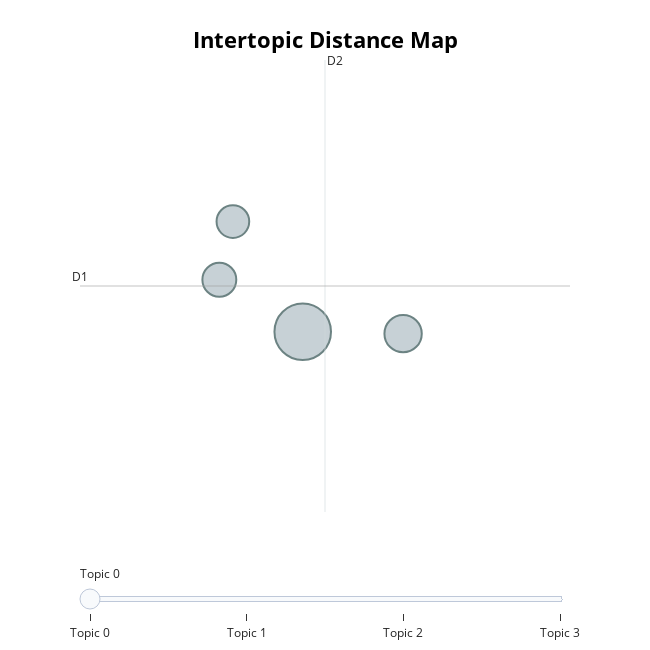

Notebook code for this chart:
### Code cell
model.visualize_topics()

### Figure 1 — Plotly figure (JSON) as saved in the notebook; plotly's stock layout.template omitted (floating-point values rounded to 4 significant figures)
{"data": [{"customdata": [[0, "image | feature | video | view | propose", 39], [1, "speech | sentence | language | series | gesture", 17], [2, "graph | node | network | gene | information", 14], [3, "reinforcement | agent | sparse | reward | state", 13]], "hovertemplate": "<b>Topic %{customdata[0]}</b><br>%{customdata[1]}<br>Size: %{customdata[2]}", "legendgroup": "", "marker": {"color": "#B0BEC5", "line": {"color": "DarkSlateGrey", "width": 2}, "size": [39, 17, 14, 13], "sizemode": "area", "sizeref": 0.02438, "symbol": "circle"}, "mode": "markers", "name": "", "orientation": "v", "showlegend": false, "type": "scatter", "x": [7.944, 8.731, 7.289, 7.396], "xaxis": "x", "y": [-17.1, -17.13, -16.36, -15.52], "yaxis": "y"}], "layout": {"annotations": [{"showarrow": false, "text": "D1", "x": 6.196, "y": -16.45, "yshift": 10}, {"showarrow": false, "text": "D2", "x": 8.118, "xshift": 10, "y": -13.19}], "height": 650, "hoverlabel": {"bgcolor": "white", "font": {"family": "Rockwell", "size": 16}}, "legend": {"itemsizing": "constant", "tracegroupgap": 0}, "margin": {"t": 60}, "shapes": [{"line": {"color": "#CFD8DC", "width": 2}, "type": "line", "x0": 8.118, "x1": 8.118, "y0": -19.7, "y1": -13.19}, {"line": {"color": "#9E9E9E", "width": 2}, "type": "line", "x0": 6.196, "x1": 10.04, "y0": -16.45, "y1": -16.45}], "sliders": [{"active": 0, "pad": {"t": 50}, "steps": [{"args": [{"marker.color": [["red", "#B0BEC5", "#B0BEC5", "#B0BEC5"]]}], "label": "Topic 0", "method": "update"}, {"args": [{"marker.color": [["#B0BEC5", "red", "#B0BEC5", "#B0BEC5"]]}], "label": "Topic 1", "method": "update"}, {"args": [{"marker.color": [["#B0BEC5", "#B0BEC5", "red", "#B0BEC5"]]}], "label": "Topic 2", "method": "update"}, {"args": [{"marker.color": [["#B0BEC5", "#B0BEC5", "#B0BEC5", "red"]]}], "label": "Topic 3", "method": "update"}]}], "title": {"font": {"color": "Black", "size": 22}, "text": "<b>Intertopic Distance Map</b>", "x": 0.5, "xanchor": "center", "y": 0.95, "yanchor": "top"}, "width": 650, "xaxis": {"anchor": "y", "domain": [0, 1], "range": [6.196, 10.04], "title": {"text": ""}, "visible": false}, "yaxis": {"anchor": "x", "domain": [0, 1], "range": [-19.7, -13.19], "title": {"text": ""}, "visible": false}}}
